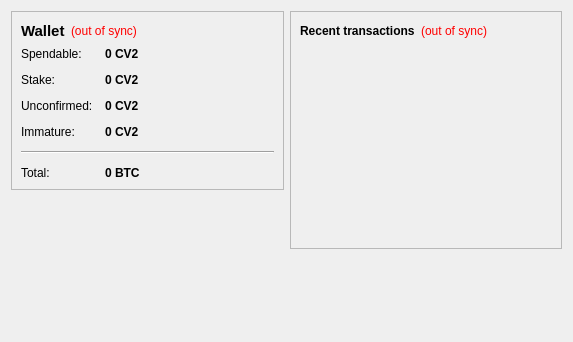
<?xml version="1.0" encoding="UTF-8"?>
<ui version="4.0">
 <class>OverviewPage</class>
 <widget class="QWidget" name="OverviewPage">
  <property name="geometry">
   <rect>
    <x>0</x>
    <y>0</y>
    <width>573</width>
    <height>342</height>
   </rect>
  </property>
  <property name="windowTitle">
   <string>Form</string>
  </property>
  <layout class="QHBoxLayout" name="horizontalLayout" stretch="1,1">
   <item>
    <layout class="QVBoxLayout" name="verticalLayout_2">
     <item>
      <widget class="QFrame" name="frame">
       <property name="frameShape">
        <enum>QFrame::StyledPanel</enum>
       </property>
       <property name="frameShadow">
        <enum>QFrame::Raised</enum>
       </property>
       <layout class="QVBoxLayout" name="verticalLayout_4">
        <item>
         <layout class="QHBoxLayout" name="horizontalLayout_4">
          <item>
           <widget class="QLabel" name="label_5">
            <property name="font">
             <font>
              <pointsize>11</pointsize>
              <weight>75</weight>
              <bold>true</bold>
             </font>
            </property>
            <property name="text">
             <string>Wallet</string>
            </property>
           </widget>
          </item>
          <item>
           <widget class="QLabel" name="labelWalletStatus">
            <property name="toolTip">
             <string>The displayed information may be out of date. Your wallet automatically synchronizes with the ColossusCoin2 network after a connection is established, but this process has not completed yet.</string>
            </property>
            <property name="styleSheet">
             <string notr="true">QLabel { color: red; }</string>
            </property>
            <property name="text">
             <string notr="true">(out of sync)</string>
            </property>
            <property name="alignment">
             <set>Qt::AlignLeading|Qt::AlignLeft|Qt::AlignVCenter</set>
            </property>
           </widget>
          </item>
          <item>
           <spacer name="horizontalSpacer_2">
            <property name="orientation">
             <enum>Qt::Horizontal</enum>
            </property>
            <property name="sizeHint" stdset="0">
             <size>
              <width>40</width>
              <height>20</height>
             </size>
            </property>
           </spacer>
          </item>
         </layout>
        </item>
        <item>
         <layout class="QFormLayout" name="formLayout_2">
          <property name="fieldGrowthPolicy">
           <enum>QFormLayout::AllNonFixedFieldsGrow</enum>
          </property>
          <property name="horizontalSpacing">
           <number>12</number>
          </property>
          <property name="verticalSpacing">
           <number>12</number>
          </property>
          <item row="0" column="0">
           <widget class="QLabel" name="label">
            <property name="text">
             <string>Spendable:</string>
            </property>
           </widget>
          </item>
          <item row="0" column="1">
           <widget class="QLabel" name="labelBalance">
            <property name="font">
             <font>
              <weight>75</weight>
              <bold>true</bold>
             </font>
            </property>
            <property name="cursor">
             <cursorShape>IBeamCursor</cursorShape>
            </property>
            <property name="toolTip">
             <string>Your current spendable balance</string>
            </property>
            <property name="text">
             <string notr="true">0 CV2</string>
            </property>
            <property name="textInteractionFlags">
             <set>Qt::LinksAccessibleByMouse|Qt::TextSelectableByKeyboard|Qt::TextSelectableByMouse</set>
            </property>
           </widget>
          </item>
          <item row="1" column="0">
           <widget class="QLabel" name="label_6">
            <property name="text">
             <string>Stake:</string>
            </property>
           </widget>
          </item>
          <item row="1" column="1">
           <widget class="QLabel" name="labelStake">
            <property name="font">
             <font>
              <weight>75</weight>
              <bold>true</bold>
             </font>
            </property>
            <property name="cursor">
             <cursorShape>IBeamCursor</cursorShape>
            </property>
            <property name="toolTip">
             <string>Total of coins that was staked, and do not yet count toward the current balance</string>
            </property>
            <property name="text">
             <string notr="true">0 CV2</string>
            </property>
            <property name="textInteractionFlags">
             <set>Qt::LinksAccessibleByMouse|Qt::TextSelectableByKeyboard|Qt::TextSelectableByMouse</set>
            </property>
           </widget>
          </item>
          <item row="2" column="0">
           <widget class="QLabel" name="label_3">
            <property name="text">
             <string>Unconfirmed:</string>
            </property>
           </widget>
          </item>
          <item row="2" column="1">
           <widget class="QLabel" name="labelUnconfirmed">
            <property name="font">
             <font>
              <weight>75</weight>
              <bold>true</bold>
             </font>
            </property>
            <property name="cursor">
             <cursorShape>IBeamCursor</cursorShape>
            </property>
            <property name="toolTip">
             <string>Total of transactions that have yet to be confirmed, and do not yet count toward the current balance</string>
            </property>
            <property name="text">
             <string notr="true">0 CV2</string>
            </property>
            <property name="textInteractionFlags">
             <set>Qt::LinksAccessibleByMouse|Qt::TextSelectableByKeyboard|Qt::TextSelectableByMouse</set>
            </property>
           </widget>
          </item>
          <item row="3" column="0">
           <widget class="QLabel" name="labelImmatureText">
            <property name="text">
             <string>Immature:</string>
            </property>
           </widget>
          </item>
          <item row="3" column="1">
           <widget class="QLabel" name="labelImmature">
            <property name="font">
             <font>
              <weight>75</weight>
              <bold>true</bold>
             </font>
            </property>
            <property name="toolTip">
             <string>Mined balance that has not yet matured</string>
            </property>
            <property name="text">
             <string notr="true">0 CV2</string>
            </property>
            <property name="textInteractionFlags">
             <set>Qt::LinksAccessibleByMouse|Qt::TextSelectableByKeyboard|Qt::TextSelectableByMouse</set>
            </property>
           </widget>
          </item>
          <item row="4" column="0" colspan="2">
           <widget class="Line" name="line">
            <property name="orientation">
             <enum>Qt::Horizontal</enum>
            </property>
           </widget>
          </item>
          <item row="5" column="0">
           <widget class="QLabel" name="labelTotalText">
            <property name="text">
             <string>Total:</string>
            </property>
           </widget>
          </item>
          <item row="5" column="1">
           <widget class="QLabel" name="labelTotal">
            <property name="font">
             <font>
              <weight>75</weight>
              <bold>true</bold>
             </font>
            </property>
            <property name="cursor">
             <cursorShape>IBeamCursor</cursorShape>
            </property>
            <property name="toolTip">
             <string>Your current total balance</string>
            </property>
            <property name="text">
             <string notr="true">0 BTC</string>
            </property>
            <property name="textInteractionFlags">
             <set>Qt::LinksAccessibleByMouse|Qt::TextSelectableByKeyboard|Qt::TextSelectableByMouse</set>
            </property>
           </widget>
          </item>
         </layout>
        </item>
       </layout>
      </widget>
     </item>
     <item>
      <spacer name="verticalSpacer_3">
       <property name="orientation">
        <enum>Qt::Vertical</enum>
       </property>
       <property name="sizeHint" stdset="0">
        <size>
         <width>20</width>
         <height>40</height>
        </size>
       </property>
      </spacer>
     </item>
     <item>
      <widget class="QLabel" name="label_2">
       <property name="text">
        <string/>
       </property>
       <property name="pixmap">
        <pixmap resource="../bitcoin.qrc">:/images/backg</pixmap>
       </property>
       <property name="scaledContents">
        <bool>false</bool>
       </property>
       <property name="alignment">
        <set>Qt::AlignCenter</set>
       </property>
      </widget>
     </item>
     <item>
      <spacer name="verticalSpacer">
       <property name="orientation">
        <enum>Qt::Vertical</enum>
       </property>
       <property name="sizeHint" stdset="0">
        <size>
         <width>20</width>
         <height>40</height>
        </size>
       </property>
      </spacer>
     </item>
    </layout>
   </item>
   <item>
    <layout class="QVBoxLayout" name="verticalLayout_3">
     <item>
      <widget class="QFrame" name="frame_2">
       <property name="frameShape">
        <enum>QFrame::StyledPanel</enum>
       </property>
       <property name="frameShadow">
        <enum>QFrame::Raised</enum>
       </property>
       <layout class="QVBoxLayout" name="verticalLayout">
        <item>
         <layout class="QHBoxLayout" name="horizontalLayout_2">
          <item>
           <widget class="QLabel" name="label_4">
            <property name="text">
             <string>&lt;b&gt;Recent transactions&lt;/b&gt;</string>
            </property>
           </widget>
          </item>
          <item>
           <widget class="QLabel" name="labelTransactionsStatus">
            <property name="toolTip">
             <string>The displayed information may be out of date. Your wallet automatically synchronizes with the ColossusCoin2 network after a connection is established, but this process has not completed yet.</string>
            </property>
            <property name="styleSheet">
             <string notr="true">QLabel { color: red; }</string>
            </property>
            <property name="text">
             <string notr="true">(out of sync)</string>
            </property>
            <property name="alignment">
             <set>Qt::AlignRight|Qt::AlignTrailing|Qt::AlignVCenter</set>
            </property>
           </widget>
          </item>
          <item>
           <spacer name="horizontalSpacer">
            <property name="orientation">
             <enum>Qt::Horizontal</enum>
            </property>
            <property name="sizeHint" stdset="0">
             <size>
              <width>40</width>
              <height>20</height>
             </size>
            </property>
           </spacer>
          </item>
         </layout>
        </item>
        <item>
         <widget class="QListView" name="listTransactions">
          <property name="styleSheet">
           <string notr="true">QListView { background: transparent; }</string>
          </property>
          <property name="frameShape">
           <enum>QFrame::NoFrame</enum>
          </property>
          <property name="verticalScrollBarPolicy">
           <enum>Qt::ScrollBarAlwaysOff</enum>
          </property>
          <property name="horizontalScrollBarPolicy">
           <enum>Qt::ScrollBarAlwaysOff</enum>
          </property>
          <property name="selectionMode">
           <enum>QAbstractItemView::NoSelection</enum>
          </property>
         </widget>
        </item>
       </layout>
      </widget>
     </item>
     <item>
      <spacer name="verticalSpacer_2">
       <property name="orientation">
        <enum>Qt::Vertical</enum>
       </property>
       <property name="sizeHint" stdset="0">
        <size>
         <width>20</width>
         <height>40</height>
        </size>
       </property>
      </spacer>
     </item>
    </layout>
   </item>
  </layout>
 </widget>
 <resources>
  <include location="../bitcoin.qrc"/>
 </resources>
 <connections/>
</ui>
